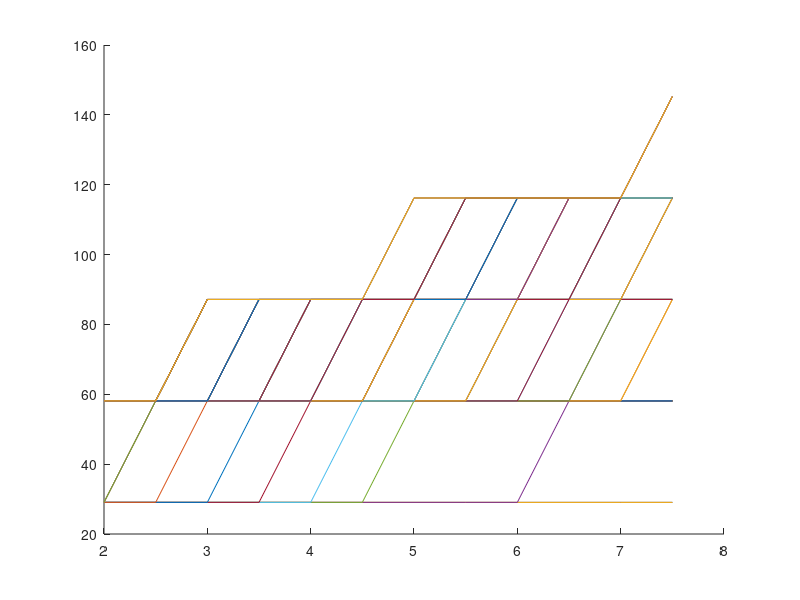

Reproduce this figure in MATLAB.
clear
clc
close all

%% Constant Initialization
g = 9.81; %gravity in m/s^2
m = 113; % kg, mass of cart fully loaded
vo_mph = 0; %initial velocity
vf_mph = 3; % final velocity in mph
vo = vo_mph*0.44704; %initial velocity in m/s
vf = vf_mph*0.44704; %final velocity in m/s
theta = 7.5; %max slope angle
vfy = vf*sind(theta); %vertical component of velocity
dist_mi = 5; %total distance cart is to travel in miles
dist = dist_mi*1609.34; %total distance cart is to travel in meters
dh = dist*sind(theta); %vertical component of total distance for given slope

%% Energy Calculations
KE = 1/2*m*(vf^2-vo^2); %kinetic energy of cart
PE = m*g*dh; %potential energy of cart
Wnet = KE + PE; %net work
dx = 3; %meters
a = vf^2/(2*dx); %acceleration needed to achieve max speed in dx meters
t = vf/a; %time to reach max speed
KEdot = KE/t; %power needed to achieve max speed
PEdot = m*g*vfy; %power needed to climb slope
dt = dh/vfy; % time it takes to climb slope at max speed in seconds
dt_hr = dt/3600; %time it takes to travel distance in hrs

%% Efficiency Calculations
losses = 0.75; %estimated losses in percent

%% Power Calculations
power_w = (KEdot+PEdot)/losses; %power needed in watts
power = power_w*0.00134102; % power in horsepower

%% Motor Calculations
%voltage
%current
%power
%torque
%rpm
%curvedata

%% Gearbox Design/ Calculations


%% Battery Capacity
add_cap = 20*5; %additional capacity for charging 5 phones
capacity = (power_w*dt_hr)+add_cap; %battery capacity needed in kWh

%% Battery Configuration
v_motor = 24; %motor voltage
v_batt = 3.6; %battery voltage per cell
cap_batt = 4.2; %battery capacity in Ah
req_Ah = capacity/v_motor; %total battery Ah needed
parallel = ceil(req_Ah/cap_batt); %number of cells needed for desired Ah 
series = ceil(v_motor/v_batt); %number of cells needed for desired motor voltage
num_cells = parallel*series; %number of battery cells needed
batt_weight = 70/1000; %battery weight in kg
tot_weight = num_cells*batt_weight; %total battery weight
batt_cost = 6.37; %battery cell cost in dollars
tot_cost = num_cells*batt_cost; %total battery cost

%% Speed vs Slope

%% Speed vs Power

clear
clc
close all

%% Constant Initialization
g = 9.81; %gravity in m/s^2
m = 113; % kg, mass of cart fully loaded
vo_mph = 0; %initial velocity
vf_mph = 3; % final velocity in mph
vo = vo_mph*0.44704; %initial velocity in m/s
vf = vf_mph*0.44704; %final velocity in m/s
theta = 7.5; %max slope angle
vfy = vf.*sind(theta); %vertical component of velocity
dist_mi = 5; %total distance cart is to travel in miles
dist = dist_mi.*1609.34; %total distance cart is to travel in meters
dh = dist.*sind(theta); %vertical component of total distance for given slope

%% Energy Calculations
KE = 1/2.*m.*(vf^.2-vo^.2); %kinetic energy of cart
PE = m*g.*dh; %potential energy of cart
Wnet = KE + PE; %net work
dx = 3; %meters
a = vf.^2./(2*dx); %acceleration needed to achieve max speed in dx meters
t = vf./a; %time to reach max speed
KEdot = KE/t; %power needed to achieve max speed
PEdot = m.*g.*vfy; %power needed to climb slope
dt = dh./vfy; % time it takes to climb slope at max speed in seconds
dt_hr = dt./3600; %time it takes to travel distance in hrs

%% Efficiency Calculations
losses = 0.75; %estimated losses in percent
%rolling resistance
%motor

%% Power Calculations
power_w = (KEdot+PEdot)./losses; %power needed in watts
power = power_w.*0.00134102; % power in horsepower

%% Force Analysis


%% Motor Calculations
%voltage
%current
%power
%torque
%rpm
%curvedata

%% Gearbox Design/ Calculations


%% Battery Capacity
add_cap = 20*5; %additional capacity for charging 5 phones
capacity = (power_w.*dt_hr)+add_cap; %battery capacity needed in kWh

%% Battery Configuration
v_motor = 24; %motor voltage
v_batt = 3.6; %battery voltage per cell testing
cap_batt = 5.0; %battery capacity in Ah
req_Ah = capacity./v_motor; %total battery Ah needed
parallel = ceil(req_Ah./cap_batt); %number of cells needed for desired Ah 
series = ceil(v_motor./v_batt); %number of cells needed for desired motor voltage
curr = 14.5; %max curent discharge per cell
max_current  = parallel*curr; % battery pack max discharge current
num_cells = parallel.*series; %number of battery cells needed
batt_weight = 70/1000; %battery weight in kg
tot_weight = num_cells.*batt_weight; %total battery weight
batt_cost = 4.15; %battery cell cost in dollars
tot_cost = num_cells.*batt_cost; %total battery cost

%% Speed vs Slope

%% Speed vs Power

%% Distance Weight Price
mwsto2 = [];
m = 1:1:150;
dist_it = 2:0.5:7.5;
len = length(dist_it);

for j = 1:len
    mwsto1 = [];
    g = 9.81; %gravity in m/s^2
     % kg, mass of cart fully loaded
    vo_mph = 0; %initial velocity
    vf_mph = 3; % final velocity in mph
    vo = vo_mph*0.44704; %initial velocity in m/s
    vf = vf_mph*0.44704; %final velocity in m/s
    theta = 7.5; %max slope angle
    vfy = vf.*sind(theta); %vertical component of velocity
    dist_mi = dist_it(j); %total distance cart is to travel in miles
    dist = dist_mi.*1609.34; %total distance cart is to travel in meters
    dh = dist.*sind(theta); %vertical component of total distance for given slope
    
    %% Energy Calculations
    KE = 1/2.*m.*(vf^.2-vo^.2); %kinetic energy of cart
    PE = m.*g.*dh; %potential energy of cart
    Wnet = KE + PE; %net work
    dx = 3; %meters
    a = vf.^2./(2*dx); %acceleration needed to achieve max speed in dx meters
    t = vf./a; %time to reach max speed
    KEdot = KE/t; %power needed to achieve max speed
    PEdot = m.*g.*vfy; %power needed to climb slope
    dt = dh./vfy; % time it takes to climb slope at max speed in seconds
    dt_hr = dt./3600; %time it takes to travel distance in hrs
    
    %% Efficiency Calculations
    losses = 0.75; %estimated losses in percent
    
    %% Power Calculations
    power_w = (KEdot+PEdot)./losses; %power needed in watts
    power = power_w.*0.00134102; % power in horsepower
    
    %% Battery Capacity
    add_cap = 20*5; %additional capacity for charging 5 phones
    capacity = (power_w.*dt_hr)+add_cap; %battery capacity needed in kWh
    
    %% Battery Configuration
    v_motor = 24; %motor voltage
    v_batt = 3.6; %battery voltage per cell testing
    cap_batt = 5.0; %battery capacity in Ah
    req_Ah = capacity./v_motor; %total battery Ah needed
    parallel = ceil(req_Ah./cap_batt); %number of cells needed for desired Ah
    series = ceil(v_motor./v_batt); %number of cells needed for desired motor voltage
    num_cells = parallel.*series; %number of battery cells needed
    batt_weight = 70/1000; %battery weight in kg
    tot_weight = num_cells.*batt_weight; %total battery weight
    batt_cost = 4.15; %battery cell cost in dollars
    tot_cost = num_cells.*batt_cost; %total battery cost
    mwsto2 = [mwsto2 ; tot_cost];
end

figure
hold on
for i = 1:66
    plot(dist_it,mwsto2(:,i))
end
